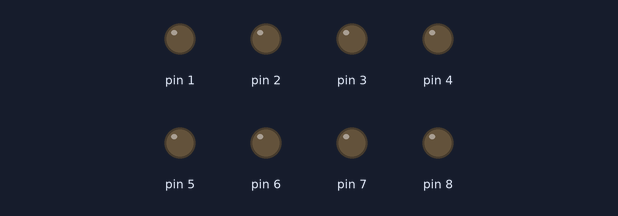
Recording of a sketch running on a simulated Arduino Uno, built with avr-gcc and run on an emulated ATmega328P. On the bench: output pins drawn as LEDs (lit = HIGH).

Above: at 0.5 s.
At 3.5 s:
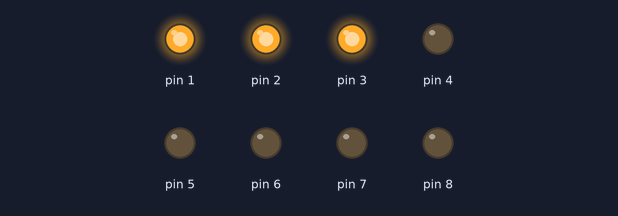
At 5.5 s:
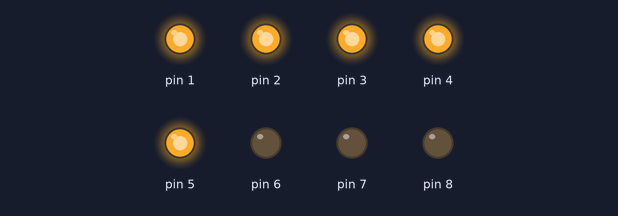
At 9.0 s:
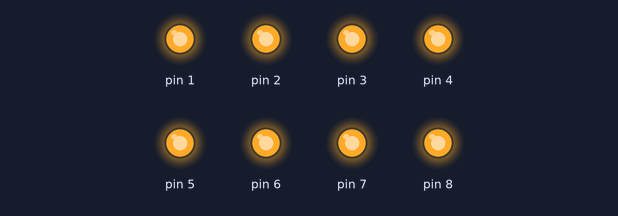
At 15.5 s:
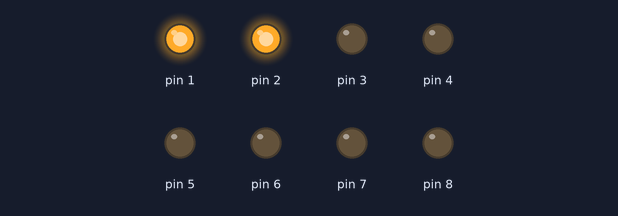
At 22.5 s:
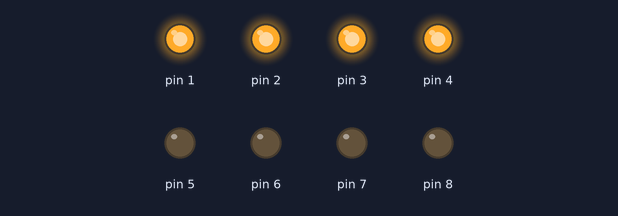
Timing chart, 0 to 23.4 s (numbered marks = the images above):
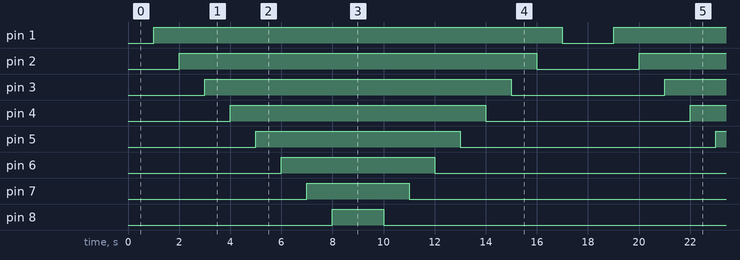

The sketch:

bai1.ino
```cpp
void setup() {

  for(int i = 1 ; i<9 ; i++){
      pinMode(i , OUTPUT);
    }

}

void loop() {
    int i = 0;
    while(i<9){
      digitalWrite(i , HIGH);
      delay(1000);
      i++;
      }
    while(i>0){
      digitalWrite(i,LOW);
      delay(1000);
      i--;
      }
}
```

Measured:
- by itself, pin 1: alternates HIGH for 16.0 s and LOW for 2.0 s
- by itself, pin 2: alternates HIGH for 14.0 s and LOW for 4.0 s
- by itself, pin 3: alternates HIGH for 12.0 s and LOW for 6.0 s
- by itself, pin 4: alternates HIGH for 10.0 s and LOW for 8.0 s
- by itself, pin 5: alternates HIGH for 8.0 s and LOW for 10.0 s
- by itself, pin 6: alternates HIGH for 6.0 s and LOW for 12.0 s
- by itself, pin 7: alternates HIGH for 4.0 s and LOW for 14.0 s
- by itself, pin 8: alternates HIGH for 2.0 s and LOW for 16.0 s
